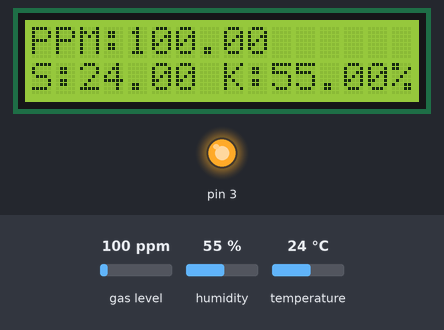
Simulated run of this sketch. Board: Arduino Uno, built with avr-gcc and run on an emulated ATmega328P. Shown: 16×2 character LCD, output pins drawn as LEDs (lit = HIGH). The test bench sets the inputs (shaded band); at power-on: gas level 100 ppm, humidity 55 %, temperature 24 °C. What the sketch prints to the serial monitor is not drawn.

Above: at 1.3 s.
1.4 s: gas level set to 141 ppm
At 2.2 s:
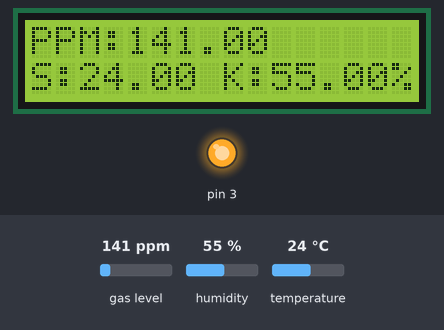
3.4 s: gas level set to 162 ppm
At 4.1 s:
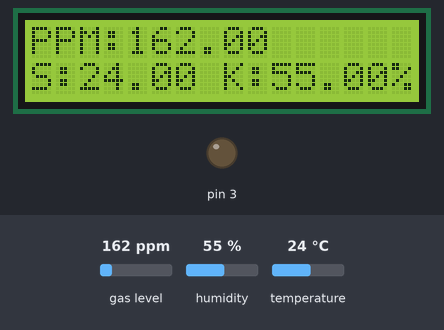
5.1 s: humidity set to 22 %
At 8.0 s:
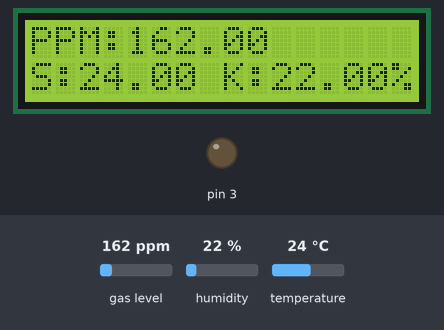
8.5 s: temperature set to 12 °C
At 10.3 s:
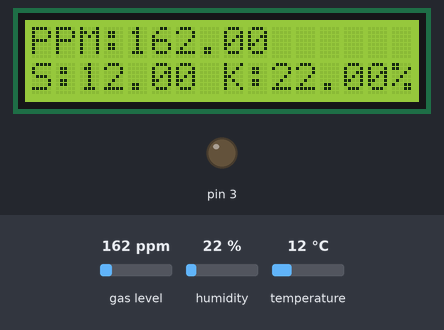
10.8 s: humidity set to 40 %
At 12.6 s:
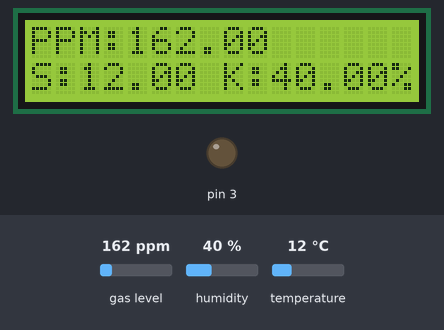
13.1 s: gas level set to 20 ppm
At 13.7 s:
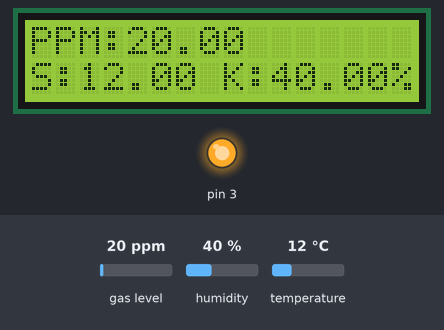
Timing chart, 0 to 15.8 s (numbered marks = the images above; inputs shaded):
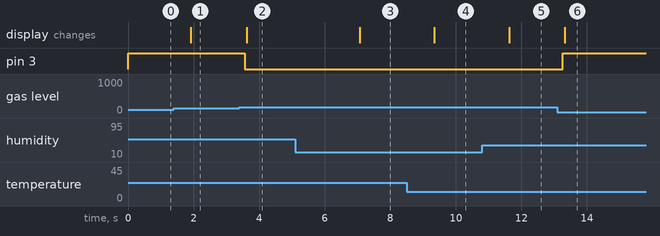

The sketch:

arduino_baca_gas.ino
```cpp
#include <Wire.h>
#include <LiquidCrystal_I2C.h>

// Set the LCD address to 0x27 for a 16 chars and 2 line display
LiquidCrystal_I2C lcd(0x27, 16, 2);

#include <MQUnifiedsensor.h>
/************************Hardware Related Macros************************************/
#define         Board                   ("Arduino UNO")
#define         Pin                     (A0)  //Analog input 3 of your arduino
/***********************Software Related Macros************************************/
#define         Type                    ("MQ-2") //MQ2
#define         Voltage_Resolution      (5)
#define         ADC_Bit_Resolution      (10) // For arduino UNO/MEGA/NANO
#define         RatioMQ2CleanAir        (9.83) //RS / R0 = 9.83 ppm

/*****************************Globals***********************************************/
MQUnifiedsensor MQ2(Board, Voltage_Resolution, ADC_Bit_Resolution, Pin, Type);
/*****************************Globals***********************************************/
#include "DHT.h"

#define DHTPIN 2
#define DHTTYPE DHT11

DHT dht(DHTPIN, DHTTYPE);

#include <SoftwareSerial.h>
SoftwareSerial mySerial(6, 7); // TX, RX


void setup() {
  pinMode(3, OUTPUT);
  digitalWrite(3, HIGH);
  dht.begin();
  lcd.begin();

  // Turn on the blacklight and print a message.
  lcd.backlight();
  lcd.begin();

  // Turn on the blacklight and print a message.
  lcd.backlight();

  //Init the serial port communication - to debug the library
  Serial.begin(9600); //Init serial port
  mySerial.begin(9600);
  //Set math model to calculate the PPM concentration and the value of constants
  MQ2.setRegressionMethod(1); //_PPM =  a*ratio^b
  MQ2.setA(574.25); MQ2.setB(-2.222); // Configure the equation to to calculate LPG concentration
  /*
    Exponential regression:
    Gas    | a      | b
    H2     | 987.99 | -2.162
    LPG    | 574.25 | -2.222
    CO     | 36974  | -3.109
    Alcohol| 3616.1 | -2.675
    Propane| 658.71 | -2.168
  */

  /*****************************  MQ Init ********************************************/
  //Remarks: Configure the pin of arduino as input.
  /************************************************************************************/
  MQ2.init();
  /*
    //If the RL value is different from 10K please assign your RL value with the following method:
    MQ2.setRL(10);
  */
  /*****************************  MQ CAlibration ********************************************/
  // Explanation:
  // In this routine the sensor will measure the resistance of the sensor supposedly before being pre-heated
  // and on clean air (Calibration conditions), setting up R0 value.
  // We recomend executing this routine only on setup in laboratory conditions.
  // This routine does not need to be executed on each restart, you can load your R0 value from eeprom.
  // Acknowledgements: https://jayconsystems.com/blog/understanding-a-gas-sensor
  Serial.print("Calibrating please wait.");
  float calcR0 = 0;
  for (int i = 1; i <= 10; i ++)
  {
    MQ2.update(); // Update data, the arduino will read the voltage from the analog pin
    calcR0 += MQ2.calibrate(RatioMQ2CleanAir);
    Serial.print(".");
  }
  MQ2.setR0(calcR0 / 10);
  Serial.println("  done!.");

  if (isinf(calcR0)) {
    Serial.println("Warning: Conection issue, R0 is infinite (Open circuit detected) please check your wiring and supply");
    while (1);
  }
  if (calcR0 == 0) {
    Serial.println("Warning: Conection issue found, R0 is zero (Analog pin shorts to ground) please check your wiring and supply");
    while (1);
  }
  /*****************************  MQ CAlibration ********************************************/

  MQ2.serialDebug(true);
}
float h, t;
float ppm;
void loop() {
  MQ2.update(); // Update data, the arduino will read the voltage from the analog pin
  ppm = MQ2.readSensor();
  if (ppm  > 150) {
    digitalWrite(3, LOW);
  }
  else {
    digitalWrite(3, HIGH);
  }
  lcd.setCursor(0, 0);
  lcd.print("PPM:");
  lcd.print(ppm);
  lcd.print("   ");

  h = dht.readHumidity();
  t = dht.readTemperature();
  lcd.setCursor(0, 1);
  lcd.print("S:");
  lcd.print(t);
  lcd.print("   ");
  lcd.setCursor(8, 1);
  lcd.print("K:");
  lcd.print(h);
  lcd.print("%  ");

  // Kirim lewat SoftwareSerial
  mySerial.print("T:");
  mySerial.print(t);
  mySerial.print(",H:");
  mySerial.print(h);
  mySerial.print(",PPM:");
  mySerial.println(ppm);

  delay(500); //Sampling frequency

}
```

Measured:
- the behaviour switches between 150 and 151 ppm on gas level (found by bisection; images 1 and 2)
- after the input at 1.4 s, the display: changes after 0.51 s (image 1)
- after the input at 3.4 s, pin 3: HIGH → LOW after 0.17 s; the display: changes after 0.23 s (image 2)
- after the input at 5.1 s, the display: changes after 2.0 s (image 3)
- after the input at 8.5 s, the display: changes after 0.85 s (image 4)
- after the input at 10.8 s, the display: changes after 0.83 s (image 5)
- after the input at 13.1 s, pin 3: LOW → HIGH after 0.16 s; the display: changes after 0.22 s (image 6)
